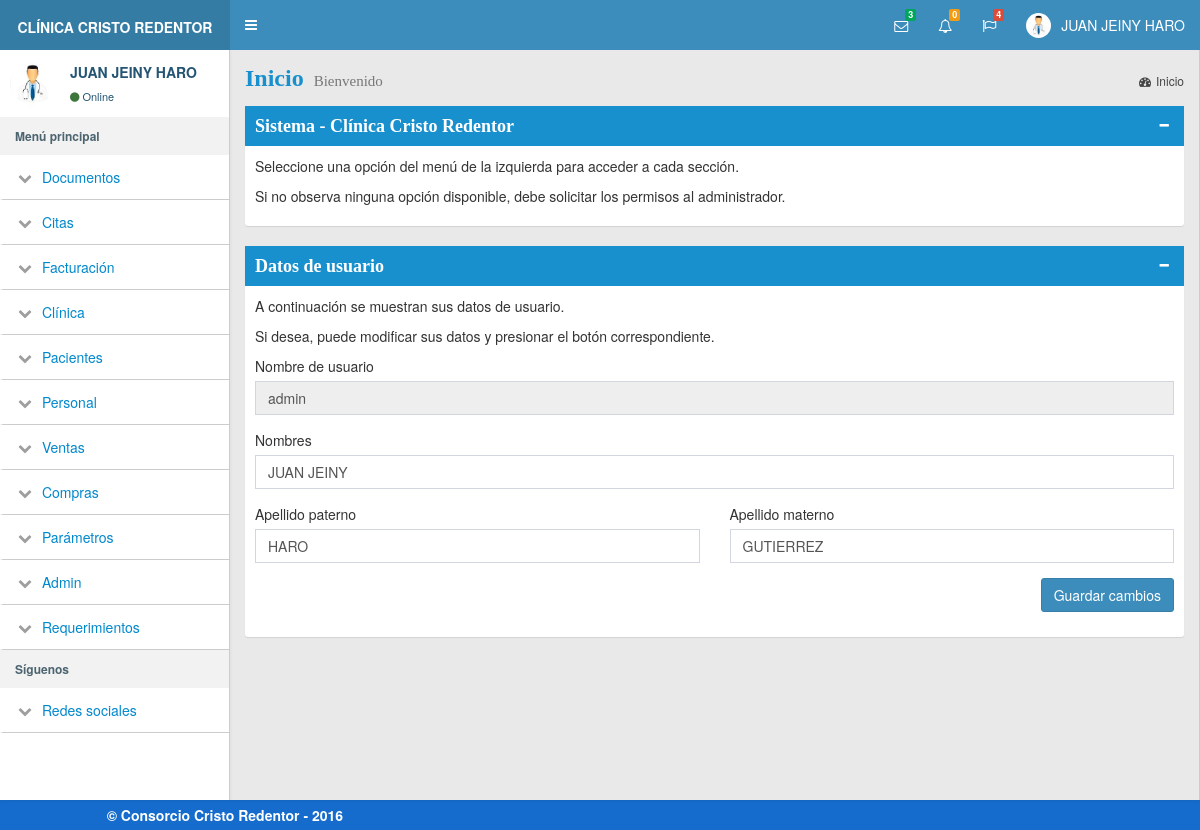
Screenshot of /modulos/general/perfil.php (signed in) with the database file from the repository.
### tables this page shows
CREATE TABLE modules (
  id int NOT NULL PRIMARY KEY,
  nombre VARCHAR(35) NOT NULL,
  folder VARCHAR(35) NOT NULL
);

### modulos/general/validar_sesion.php (called while the page is built, shortened)
<?php
$full_name = $_SESSION['full_name'];
$usuario = $_SESSION['usuario'];
$nombres = $_SESSION['nombres'];
$ap_paterno = $_SESSION['ap_paterno'];
$ap_materno = $_SESSION['ap_materno'];

### modulos/general/izquierda_menu.php (the view, shortened to what this page needs)
<aside class="main-sidebar">
    <div class="user-panel">
        <div class="pull-left image">
            <img src="../../img/doctor.JPG" class="img-circle" alt="User Image">
        </div>
        <div class="pull-left info" style="color:#245573 !important">
            <p><?= $full_name ?></p>
            <a href="#" style="color:#245573 !important"><i class="fa fa-circle text-success"></i>Online</a>
        </div>
    </div>
    <section class="sidebar">
        <ul class="sidebar-menu">
            <li class="header"><strong>Menú principal</strong></li>
            <?php
            $query = 'SELECT id, nombre, folder FROM modules';
            $result_set = mysqli_query($con, $query);
            $modules = $result_set->fetch_all();
            foreach ($modules as $module):
                $query = 'SELECT I.nombre, I.file FROM items I INNER JOIN permissions P ON P.item_id=I.id WHERE module_id = ' . $module[0];
                $result_set_items = mysqli_query($con, $query);
                $items = $result_set_items->fetch_all();
                if (sizeof($items) > 0) {
            ?>
                    <li class="treeview">
                        <a href="#">
                            <i class="fa fa-chevron-down"></i>
                            <span><?= $module[1] ?></span>
                        </a>
                    </li>
            <?php
                }
            endforeach;
            ?>
            <?php include 'izquierda_redes.php' ?>
        </ul>
    </section>
</aside>

### modulos/general/perfil.php (shortened to what this page needs)
<?php include '../general/validar_sesion.php';?>
<!DOCTYPE html>
<html>
<head>
  <?php include '../general/header.php';?>
</head>
<body class="hold-transition skin-blue sidebar-mini">
  <?php include '../general/menu_principal.php';?>
<div class="wrapper">
  <?php include '../general/izquierda_menu.php';?>
  <div class="content-wrapper">
	<section class="content-header">
	  <h1>
		Inicio
		<small>Bienvenido</small>
	  </h1>
	  <ol class="breadcrumb">
		<li class="active">
            <a href="#"><i class="fa fa-dashboard"></i>Inicio</a>
        </li>
	  </ol>
	</section>
	<section class="content">
        <div class="row">
            <div class="col-md-12">
                <div class="box box-solid color-palette-box">
                    <div class="box-header bg-blue">
                        <h3 class="box-title">Sistema - Clínica Cristo Redentor</h3>
                        <div class="box-tools pull-right">
                            <button style='color:#fff;' type="button" class="btn btn-box-tool" data-widget="collapse">
                                <i class="fa fa-minus"></i>
                            </button>
                        </div>
                    </div>
                    <div class="box-body" align="center">
                        <p>Seleccione una opción del menú de la izquierda para acceder a cada sección.</p>
                        <p>Si no observa ninguna opción disponible, debe solicitar los permisos al administrador.</p>
                    </div>
                </div>
            </div>
        </div>
        <div class="row">
            <div class="col-md-12">
                <div class="box box-solid color-palette-box">
                    <div class="box-header bg-blue">
                        <h3 class="box-title">Datos de usuario</h3>
                        <div class="box-tools pull-right">
                            <button style='color:#fff;' type="button" class="btn btn-box-tool" data-widget="collapse">
                                <i class="fa fa-minus"></i>
                            </button>
                        </div>
                    </div>
                    <div class="box-body" align="center">
                        <p>A continuación se muestran sus datos de usuario.</p>
                        <p>Si desea, puede modificar sus datos y presionar el botón correspondiente.</p>
                        <form action="">
                            <div class="form-group">
                                <label for="usuario">Nombre de usuario</label>
                                <input id="usuario" type="text" value="<?= $usuario ?>" class="form-control" readonly>
                            </div>
                            <div class="form-group">
                                <label for="nombres">Nombres</label>
                                <input name="nombres" type="text" value="<?= $nombres ?>" class="form-control">
                            </div>
                            <div class="row">
                                <div class="form-group col-md-6">
                                    <label for="ap_paterno">Apellido paterno</label>
                                    <input name="ap_paterno" type="text" value="<?= $ap_paterno ?>" class="form-control">
                                </div>
                                <div class="form-group col-md-6">
                                    <label for="ap_materno">Apellido materno</label>
                                    <input name="ap_materno" type="text" value="<?= $ap_materno ?>" class="form-control">
                                </div>
                            </div>
                            <div class="form-group pull-right">
                                <button type="button" class="btn btn-primary">Guardar cambios</button>
                            </div>
                        </form>
                    </div>
                </div>
            </div>
        </div>
	</section>
  </div>
</div>
  <?php include '../general/pie_pagina.php';?>
</body>
</html>

### modulos/general/header.php (shortened to what this page needs)
<link rel="stylesheet" href="../../bootstrap/css/bootstrap.min.css">
<link rel="stylesheet" href="../../dist/css/skins/estilos.min.css">
<link rel="stylesheet" href="../../dist/css/admin.min.css">
<link rel="stylesheet" href="../../plugins/daterangepicker/daterangepicker-bs3.css">
<link rel="stylesheet" href="../../plugins/datepicker/datepicker3.css">
<link rel="stylesheet" href="../../plugins/iCheck/all.css">
<link rel="stylesheet" href="../../plugins/timepicker/bootstrap-timepicker.min.css">
<link rel="stylesheet" href="../../plugins/datepicker/datepicker.min.css"/>
<link rel="stylesheet" href="../../bootstrap/css/font-awesome.min.css">
<link rel="stylesheet" href="../../plugins/morris/morris.css">
<link rel="stylesheet" href="../css/style.css">
<link rel="stylesheet" href="../css/plan.css">
<link rel="stylesheet" href="../../plugins/chosen/chosen.min.css">
<link rel="stylesheet" href="../../plugins/datatables/dataTables.bootstrap.css">

### modulos/general/menu_principal.php (shortened to what this page needs)
<header class="main-header">
    <a href="#" class="logo">
      <span class="logo-lg"><b style="font-size:14px;">CLÍNICA CRISTO REDENTOR</b></span>
    </a>
    <nav class="navbar navbar-static-top" role="navigation">
      <a href="#" class="sidebar-toggle" data-toggle="offcanvas" role="button">
      </a>
      <div class="navbar-custom-menu">
        <ul class="nav navbar-nav">
            <li class="dropdown messages-menu">
                <a href="#" class="dropdown-toggle" data-toggle="dropdown">
                    <i class="fa fa-envelope-o"></i>
                    <span class="label label-success">3</span>
                </a>
            </li>
            <?php
            require '../bd/bd_conexion.php';
            $query = "SELECT 1 FROM permissions P INNER JOIN items I ON P.item_id=I.id WHERE I.file='asignar_permisos' AND P.username='".$_SESSION['usuario']."'";
            $result_set = mysqli_query($con, $query);
            if (mysqli_num_rows($result_set) > 0) {
                $sql  = "SELECT PE.* ";
                $sql .= "FROM persona PE ";
                $sql .= "LEFT JOIN paciente PA ON PE.personaID = PA.personaID ";
                $sql .= "LEFT JOIN personal PL ON PE.personaID = PL.personaID ";
                $sql .= "WHERE PA.pacienteID is NULL AND PL.personalID is NULL";
                $result_set = mysqli_query($con, $sql);
                $pending_users = mysqli_fetch_all($result_set, MYSQLI_ASSOC);
                $pending_users_count = count($pending_users);
            ?>
            <li class="dropdown notifications-menu">
                <a href="#" class="dropdown-toggle" data-toggle="dropdown">
                    <i class="fa fa-bell-o"></i>
                    <span class="label label-warning"><?= $pending_users_count ?></span>
                </a>
            </li>
            <?php } ?>
            <li class="dropdown tasks-menu">
                <a href="#" class="dropdown-toggle" data-toggle="dropdown">
                    <i class="fa fa-flag-o"></i>
                    <span class="label label-danger">4</span>
                </a>
            </li>
            <li class="dropdown user user-menu">
                <a href="#" class="dropdown-toggle" data-toggle="dropdown">
                    <img src="../../img/doctor.JPG" class="user-image" alt="User Image">
              <span class="hidden-xs">
                <?= $full_name ?>
              </span>
                </a>
            </li>
        </ul>
      </div>
    </nav>
</header>

### modulos/general/izquierda_redes.php (shortened to what this page needs)
<li class="header"><strong>Síguenos</strong></li>
<li class="treeview">
    <a href="#">
        <i class="fa fa-chevron-down"></i>
        <span>Redes sociales</span>
    </a>
</li>

### modulos/general/pie_pagina.php (shortened to what this page needs)
<div class="footer">
  <div class="row" >
    <div class="col-md-5 col-md-offset-1" align="left">
        <strong>  &copy; Consorcio Cristo Redentor - 2016</strong>
    </div>
  </div>
</div>

### modulos/css/style.css (style rules this page uses)
body { background-color: #F3F3F3; }
form label ,.box-body label { font-weight: normal; }
.box-body,.modal-body { text-align: justify; }
.header { margin-bottom: 20px; }
h1 { margin: 20px; font-family: cambria; font-size:30px; font-weight: bold; color:#1990CE; }
h3 { margin: 15px; font-size:23px; font-weight: bold; font-family: cambria; color:#fff; }
.footer { padding: 5px; background-color: #156CCC; color:#fff; }

### rows the page displays
modules: nombre "Documentos"
modules: nombre "Citas"
modules: nombre "Facturación"
modules: nombre "Clínica"
modules: nombre "Pacientes"
modules: nombre "Personal"
modules: nombre "Ventas"
modules: nombre "Compras"
modules: nombre "Parámetros"
modules: nombre "Admin"
modules: nombre "Requerimientos"

### other values shown
$pending_users_count "0"
$full_name "JUAN JEINY HARO"
